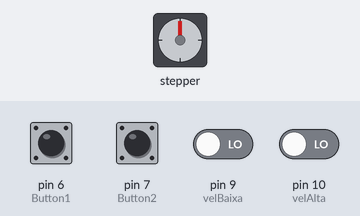
The sketch below on a simulated Arduino Uno, built with avr-gcc and run on an emulated ATmega328P. Shown: stepper motor. The test bench sets the inputs (shaded band); at power-on: pin 6 (Button1), pin 7 (Button2), pin 9 (velBaixa), pin 10 (velAlta) LOW. Stepper angles assume 4096 steps per turn.

Above: at 1.2 s.
1.3 s: pin 6 (Button1) pulled HIGH for 0.15 s
At 2.2 s:
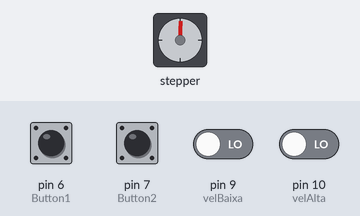
2.9 s: pin 7 (Button2) pulled HIGH for 1 s
At 4.4 s:
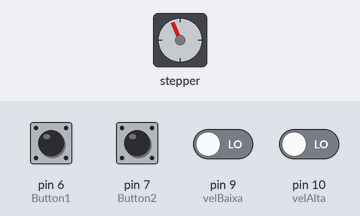
5.9 s: pin 7 (Button2) pulled HIGH for 1 s
At 7.9 s:
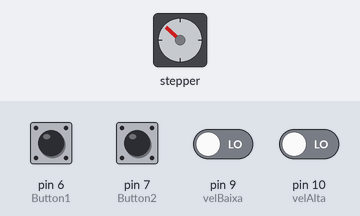
8.9 s: pin 7 (Button2) pulled HIGH for 1 s
At 11.2 s:
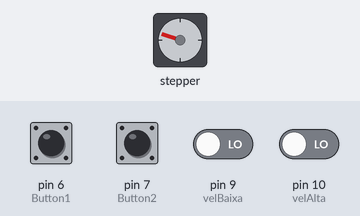
11.9 s: pin 7 (Button2) pulled HIGH for 1 s
At 13.5 s:
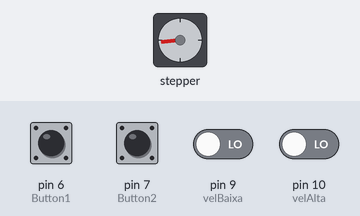
14.9 s: pin 7 (Button2) pulled HIGH for 0.15 s
At 16.0 s:
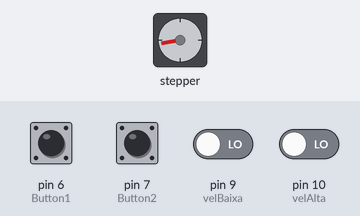
Timing chart, 0 to 17.5 s (numbered marks = the images above; inputs shaded):
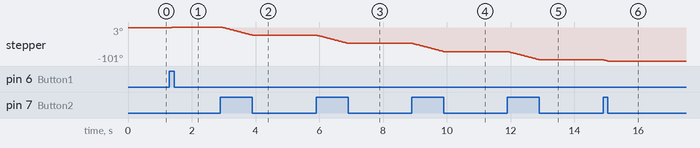

The sketch:

StepperButtonSwitch.ino
```cpp
/* Código para controle dos motores da luneta
   com switch de três posições como controle
   de velocidade
*/

#include <AccelStepper.h>

#define Azul 2
#define Rosa 3
#define Amarelo 4
#define Laranja 5
#define Button1 6
#define Button2 7
#define velBaixa 9
#define velAlta 10

int but1 = 0, but2 = 0;
int vel = 0, vel2 = 0;

AccelStepper motor1(8, Azul, Amarelo, Rosa, Laranja);   // Inicialização do primeiro motor

void setup() {
  pinMode(Button1, INPUT);
  pinMode(Button2, INPUT);
  pinMode(velBaixa, INPUT);
  pinMode(velAlta, INPUT);
  motor1.setMaxSpeed(1000.0);
}

void loop() {

  // Switch:

  if (digitalRead(velBaixa) == HIGH) {   // Velocidade Mínima
    vel = 50.0;
  }
  if (digitalRead(velAlta) == HIGH) {   // Velocidade máxima
    vel = 900.0;
  }
  if (digitalRead(velBaixa) == LOW && digitalRead(velAlta) == LOW) {   // Velocidade média
    vel = 300.0;
  }

  // Botões direcionais:

  but1 = digitalRead(Button1);
  but2 = digitalRead(Button2);
  if (but1 == HIGH){
    motor1.setSpeed(vel);
    motor1.runSpeed();
  }
  vel2 = -vel;    // Inverter direção
  if (but2 == HIGH){
    motor1.setSpeed(vel2);
    motor1.runSpeed();
  }
}
```

Measured:
- after the input at 2.9 s, stepper: turns 25° counter-clockwise in 0.96 s, starting at once
- after the input at 5.9 s, stepper: turns 25° counter-clockwise in 0.96 s, starting at once
- after the input at 8.9 s, stepper: turns 25° counter-clockwise in 0.96 s, starting at once
- after the input at 11.9 s, stepper: turns 25° counter-clockwise in 0.96 s, starting at once
